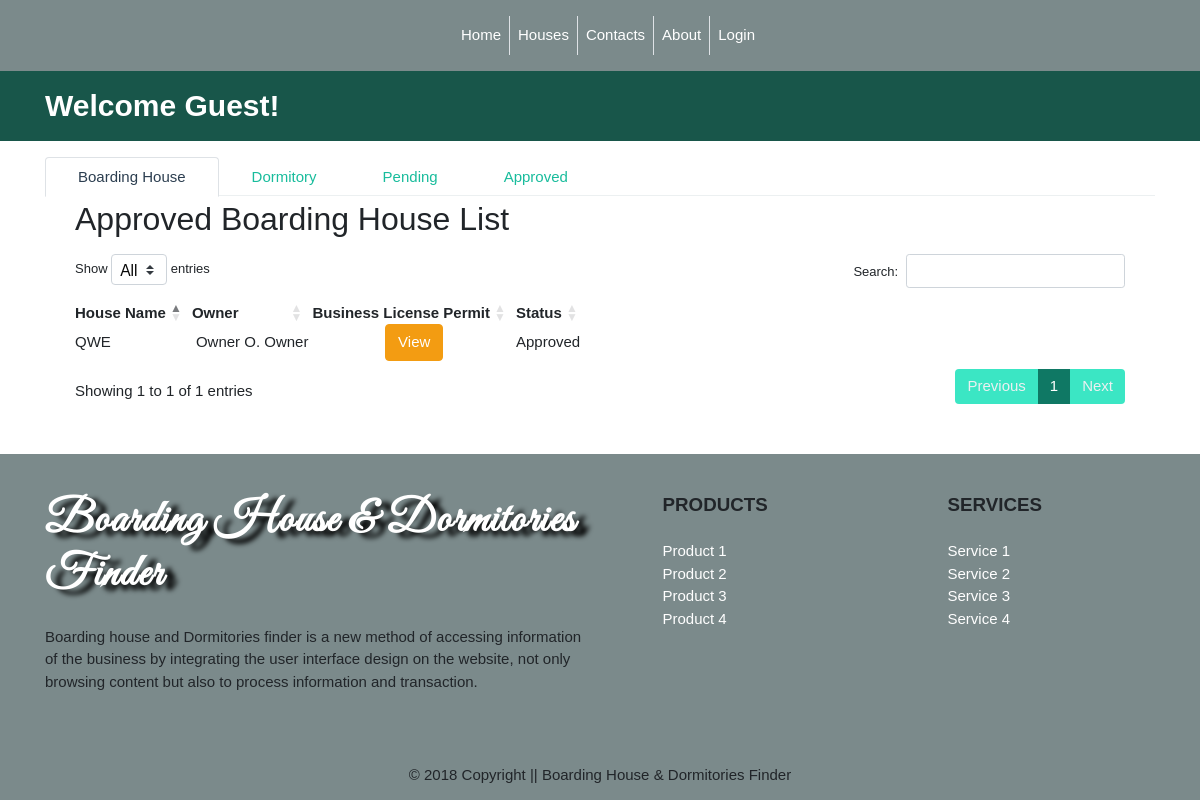
Page /admin/house.php on the earlier database version.
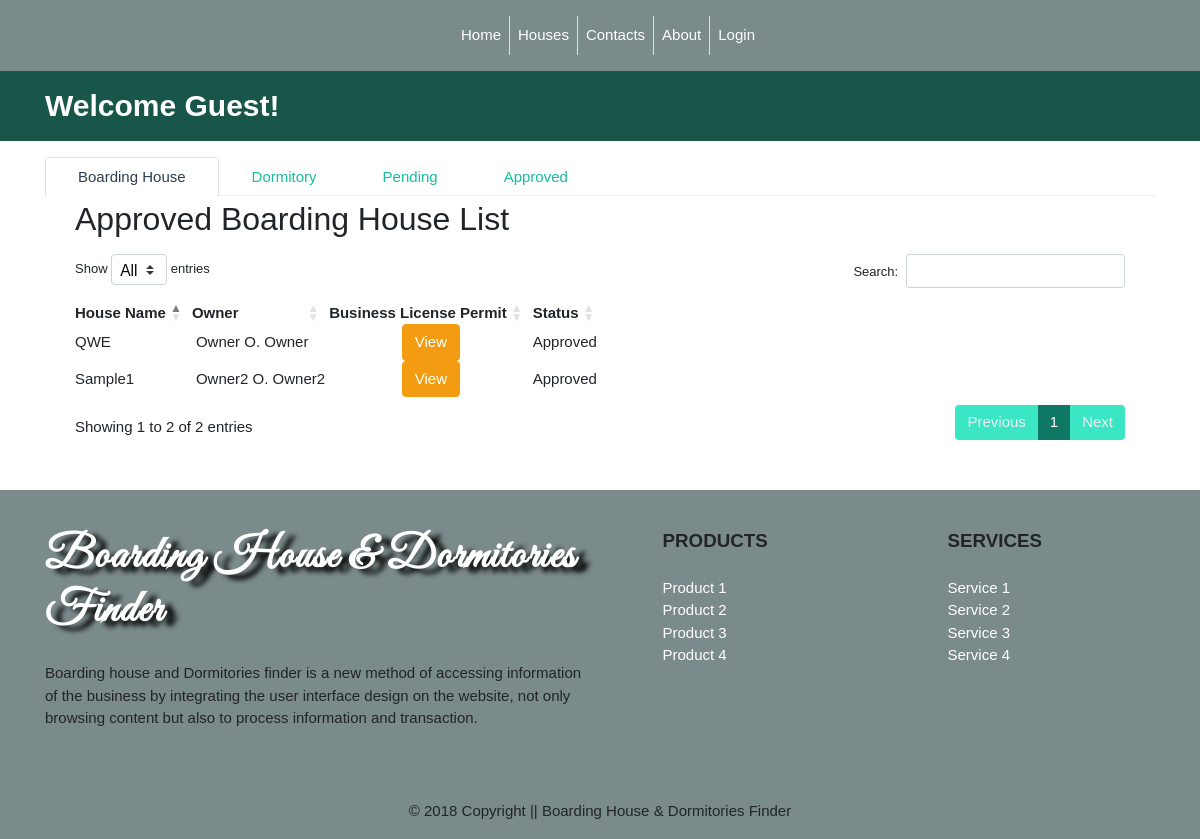
Same page on the later database version.
### tables this page shows
CREATE TABLE IF NOT EXISTS `houses` (
  `house_id` int(11) NOT NULL,
  `user_id` int(11) NOT NULL,
  `house_category_id` int(11) NOT NULL,
  `house_name` varchar(255) NOT NULL,
  `house_address` varchar(255) NOT NULL,
  `house_phone_number` text NOT NULL,
  `house_number_room` text NOT NULL,
  `house_picture` text NOT NULL,
  `house_blpp` text NOT NULL,
  `house_description` text NOT NULL,
  `house_status` int(11) NOT NULL
);

CREATE TABLE IF NOT EXISTS `users` (
  `id` int(11) NOT NULL,
  `role_id` int(11) NOT NULL,
  `status_id` int(11) NOT NULL,
  `user_fname` varchar(255) NOT NULL,
  `user_lname` varchar(255) DEFAULT NULL,
  `user_mname` varchar(10) NOT NULL,
  `user_address` varchar(255) NOT NULL,
  `user_gender` enum('m','f') NOT NULL,
  `user_birthdate` varchar(255) NOT NULL,
  `user_picture` varchar(255) NOT NULL,
  `user_email` varchar(255) NOT NULL,
  `user_phone_number` varchar(15) NOT NULL,
  `username` varchar(255) NOT NULL,
  `password` varchar(255) NOT NULL,
  `create_date` varchar(100) NOT NULL,
  `update_date` varchar(100) NOT NULL
);

### admin/house.php (the view, shortened to what this page needs)
<?php
	function display_content(){
		require '../condb.php';
		?>
		<div class="container mt-3 mb-5">
			  <ul class="nav nav-tabs" role="tablist">
			  <li class="nav-item">
			    <a class="nav-link active" data-toggle="tab" href="#boarding_house" role="tab" aria-controls="boarding_house">Boarding House</a>
			  </li>
			  <li class="nav-item">
			    <a class="nav-link" data-toggle="tab" href="#dormitory" role="tab" aria-controls="dormitory">Dormitory</a>
			  </li>
			  <li class="nav-item">
			    <a class="nav-link" data-toggle="tab" href="#pending" role="tab" aria-controls="pending">Pending</a>
			  </li>
			  <li class="nav-item">
			    <a class="nav-link" data-toggle="tab" href="#house" role="tab" aria-controls="approved">Approved</a>
			  </li>
			</ul>
			<div class="tab-content">
			  <div class="tab-pane active" id="boarding_house" role="tabpanel">
			  	<div class="container">
			  		<div class="col-sm-12">
			  		<h3 class="mt-1">Approved Boarding House List</h3>
			  		</div>
			  		<div class="container">
			  			<div class="row">
			  			<div class="col-sm-12 mt-2">
			  			<table class="boarding-house-list" id="boarding-house-list" class="table table-hover">
			  				<thead>
			  					<tr>
			  						<th>House Name</th>
			  						<th>Owner</th>
			  						<th>Business License Permit</th>
			  						<th>Status</th>
			  					</tr>
			  				</thead>
			  				<tbody>
			  					<?php
			  					$bh_approved = "SELECT * FROM houses WHERE house_status = '4' AND house_category_id = '1'";
			  					$bh_results = mysqli_query($conn, $bh_approved);
			  					while ($bh_row = mysqli_fetch_assoc($bh_results)) {
			  						extract($bh_row);
			  					?>
			  					<tr>
			  						<td><?php echo $house_name ?></td>
			  						<td class="p-1">
			  							<?php
			  							$bh_owner = "SELECT `user_fname`, `user_lname`, `user_mname` FROM users WHERE id = '$user_id'";
			  							$bh_owner_results = mysqli_query($conn, $bh_owner);
			  							$bh_owner_row = mysqli_fetch_assoc($bh_owner_results);
			  							extract($bh_owner_row);
			  							echo $user_fname,str_repeat('&nbsp;', 1),substr($user_mname, 0, 1).".".str_repeat('&nbsp;', 1),ucfirst($user_lname);
			  							?>
			  						</td>
			  						<td class="text-center"><button type="button" class="btn btn-warning view-business-plate" data-id="<?php echo $house_id ?>" data-toggle="modal" data-target="#view-business-plate">View</button></td>
			  						<td>Approved</td>
			  					</tr>
			  					<?php
			  					}
			  					?>
			  				</tbody>
			  			</table>
			  			</div>
			  			</div>
			  		</div>
			  	</div>
			  </div>
			</div>
		</div>
		<?php
	}
	require "../template.php";
?>

Differences in the rows shown:
now on this page (row edited): houses: house_name "Sample1", user.user_fname "Owner2", user.user_mname "O", user.user_lname "Owner2"
Other differences:
text written by a page script: "Show entries Search: Showing 1 to 1 of 1 entries Previous 1 Next" → "Show entries Search: Showing 1 to 2 of 2 entries Previous 1 Next"
